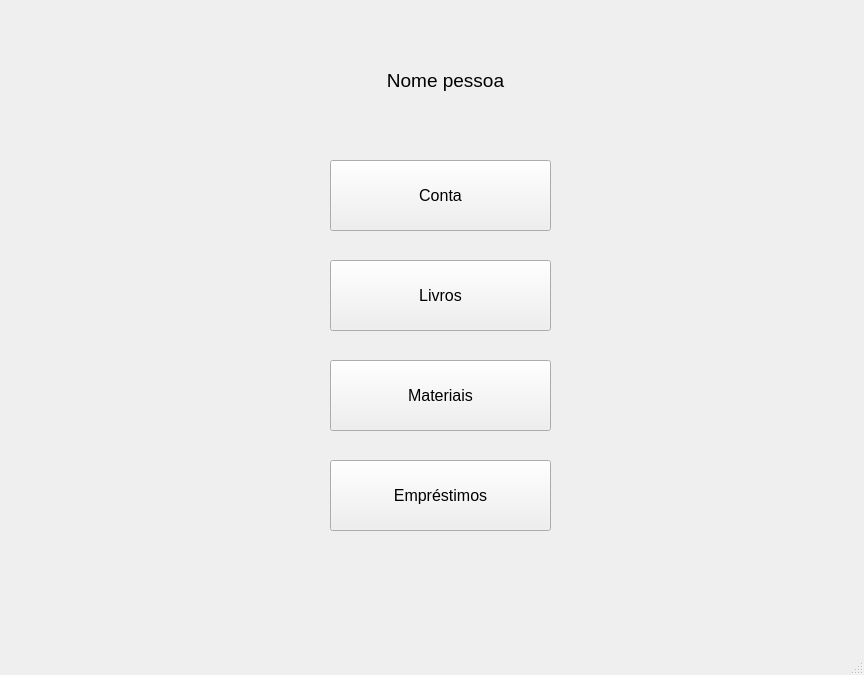
<?xml version="1.0" encoding="UTF-8"?>
<ui version="4.0">
 <class>MenuMembro</class>
 <widget class="QMainWindow" name="MenuMembro">
  <property name="geometry">
   <rect>
    <x>0</x>
    <y>0</y>
    <width>864</width>
    <height>675</height>
   </rect>
  </property>
  <property name="windowTitle">
   <string>MainWindow</string>
  </property>
  <widget class="QWidget" name="centralwidget">
   <widget class="QLabel" name="label">
    <property name="geometry">
     <rect>
      <x>300</x>
      <y>50</y>
      <width>291</width>
      <height>61</height>
     </rect>
    </property>
    <property name="font">
     <font>
      <pointsize>14</pointsize>
     </font>
    </property>
    <property name="autoFillBackground">
     <bool>false</bool>
    </property>
    <property name="text">
     <string>Nome pessoa</string>
    </property>
    <property name="alignment">
     <set>Qt::AlignCenter</set>
    </property>
   </widget>
   <widget class="QPushButton" name="LivroButton">
    <property name="geometry">
     <rect>
      <x>330</x>
      <y>260</y>
      <width>221</width>
      <height>71</height>
     </rect>
    </property>
    <property name="font">
     <font>
      <pointsize>12</pointsize>
     </font>
    </property>
    <property name="text">
     <string>Livros</string>
    </property>
   </widget>
   <widget class="QPushButton" name="MateriaisButton">
    <property name="geometry">
     <rect>
      <x>330</x>
      <y>360</y>
      <width>221</width>
      <height>71</height>
     </rect>
    </property>
    <property name="font">
     <font>
      <pointsize>12</pointsize>
     </font>
    </property>
    <property name="text">
     <string>Materiais</string>
    </property>
   </widget>
   <widget class="QPushButton" name="DevolucoesButton">
    <property name="geometry">
     <rect>
      <x>330</x>
      <y>460</y>
      <width>221</width>
      <height>71</height>
     </rect>
    </property>
    <property name="font">
     <font>
      <pointsize>12</pointsize>
     </font>
    </property>
    <property name="text">
     <string>Empréstimos</string>
    </property>
   </widget>
   <widget class="QPushButton" name="ContaButton">
    <property name="geometry">
     <rect>
      <x>330</x>
      <y>160</y>
      <width>221</width>
      <height>71</height>
     </rect>
    </property>
    <property name="font">
     <font>
      <pointsize>12</pointsize>
     </font>
    </property>
    <property name="text">
     <string>Conta</string>
    </property>
   </widget>
  </widget>
  <widget class="QStatusBar" name="statusbar"/>
 </widget>
 <resources/>
 <connections/>
</ui>
